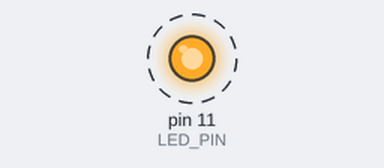
Bench run of a program on a simulated Raspberry Pi (header pin numbers). On the bench: output pins drawn as LEDs (lit = HIGH). Dashed ring = blinking. At 3.0 s the program stops and its outputs stay as they are.

Above: at 0.2 s.
Timing chart, 0 to 3.0 s (numbered marks = the images above):
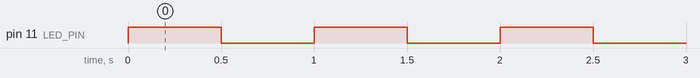

The program:

01_basic_led.py
```python
import RPi.GPIO as GPIO
import time

LED_PIN = 11  # Set LED_PIN variable to 11

GPIO.setmode(GPIO.BOARD)  # Set GPIO mode to BOARD to use pin numbers
GPIO.setup(LED_PIN, GPIO.OUT)  # Prepare the LED pin to be used

for i in range(3):  # Turn ON and OFF the LED 3 times.
    GPIO.output(LED_PIN, GPIO.HIGH)  # Set LED pin on
    time.sleep(0.5)
    GPIO.output(LED_PIN, GPIO.LOW)  # Set LED pin off
    time.sleep(0.5)

GPIO.cleanup()  # Clear GPIO
```

Measured:
- by itself, pin 11 (LED_PIN): alternates HIGH for 0.50 s and LOW for 0.50 s, 6 changes in all, then stays LOW
